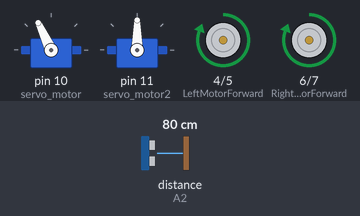
Simulated run of this sketch. Board: Arduino Uno, built with avr-gcc and run on an emulated ATmega328P. Shown: 2 × servo, motor-driver pin pairs drawn as motors (green arrow = first pin HIGH = forward, orange = second pin HIGH = backward, longer = more drive). The inputs (shaded band) are chosen by the test bench; at power-on: distance to the obstacle (sensor on A2) 80 cm. The echo pulse lasts 58.3 µs per cm.

Above: at 4.0 s.
4.1 s: distance to the obstacle (sensor on A2) set to 22 cm
5.6 s: distance to the obstacle (sensor on A2) set to 18 cm
At 8.4 s:
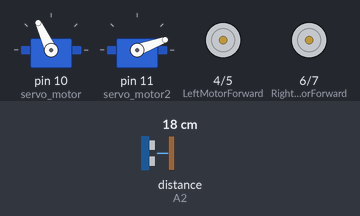
8.6 s: distance to the obstacle (sensor on A2) set to 35 cm
At 11.2 s:
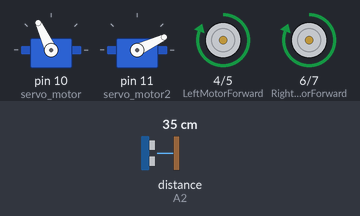
11.6 s: distance to the obstacle (sensor on A2) set to 2 cm
At 13.8 s:
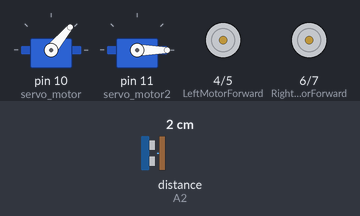
14.6 s: distance to the obstacle (sensor on A2) set to 60 cm
At 15.3 s:
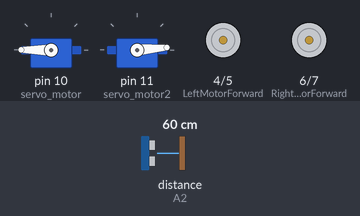
17.6 s: distance to the obstacle (sensor on A2) set to 4 cm
At 19.1 s:
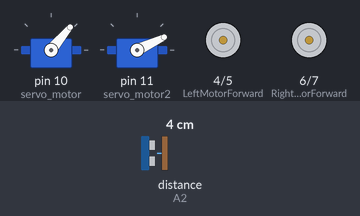
Timing chart, 0 to 27.7 s (numbered marks = the images above; inputs shaded):
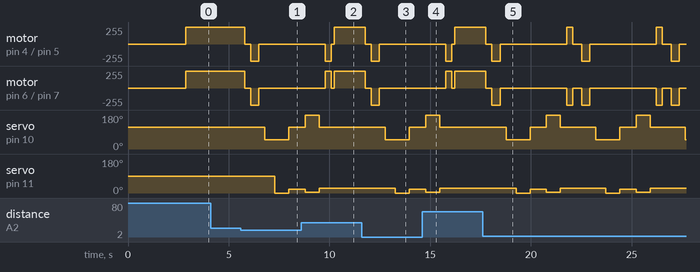

The sketch:

final.ino
```cpp
/*
 * Autor: NDev /Napoleón Devesa
 * Fecha: 11 noviembre 2020
 *
 */


#include <Servo.h>        // Include Servo Library
#include <NewPing.h>      // Include Newping Library

// L298N Control Pins
const int LeftMotorForward = 4;
const int LeftMotorBackward = 5;
const int RightMotorForward = 6;
const int RightMotorBackward = 7;

#define TRIGGER_PIN  A1  // Arduino pin tied to trigger pin on the ultrasonic sensor.
#define ECHO_PIN     A2  // Arduino pin tied to echo pin on the ultrasonic sensor.
#define MAX_DISTANCE 250 // Maximum distance we want to ping for (in centimeters). Maximum sensor distance is rated at 250cm.

Servo servo_motor;  // Servo's name
Servo servo_motor2;  // Servo's name
NewPing sonar(TRIGGER_PIN, ECHO_PIN, MAX_DISTANCE); // NewPing setup of pins and maximum distance.

boolean goesForward = false;
int distance = 100;

void setup()
{
  // Set L298N Control Pins as Output
  pinMode(RightMotorForward, OUTPUT);
  pinMode(LeftMotorForward, OUTPUT);
  pinMode(LeftMotorBackward, OUTPUT);
  pinMode(RightMotorBackward, OUTPUT);

  servo_motor.attach(10);   // Attachs the servo on pin 9 to servo object.
  servo_motor.write(115);   // Set at 115 degrees.

  servo_motor2.attach(11);   // Attachs the servo on pin 9 to servo object.
  servo_motor.write(115);   // Set at 115 degrees.

  delay(2000);              // Wait for 2s.
  distance = readPing();    // Get Ping Distance.
  delay(100);               // Wait for 100ms.
  distance = readPing();
  delay(100);
  distance = readPing();
  delay(100);
  distance = readPing();
  delay(100);
}

void loop()
{
  int distanceRight = 0;
  int distanceLeft = 0;
  delay(50);

  if (distance <= 20)
  {
    moveStop();
    delay(300);
    moveBackward();
    delay(400);
    moveStop();
    delay(300);
    distanceRight = lookRight();
    delay(300);
    distanceLeft = lookLeft();
    delay(300);

    if (distanceRight >= distanceLeft)
    {
      turnRight();
      delay(300);
      moveStop();
    }
    else
    {
      turnLeft();
      delay(300);
      moveStop();
    }

  }
  else
  {
    moveForward();
  }

    distance = readPing();
}

int lookRight()     // Look Right Function for Servo Motor
{
  servo_motor.write(50);
  delay(500);

  servo_motor2.write(0);
  delay(500);

  int distance = readPing();
  delay(100);

  servo_motor.write(115);

   servo_motor2.write(20);

  delay(500);
  return distance;
}

int lookLeft()      // Look Left Function for Servo Motor
{
  servo_motor.write(180);

  servo_motor2.write(5);
  delay(500);
  int distance = readPing();
  delay(100);

  servo_motor.write(115);

    servo_motor2.write(25);
  return distance;
}

int readPing()      // Read Ping Function for Ultrasonic Sensor.
{
  delay(100);                 // Wait 100ms between pings (about 20 pings/sec). 29ms should be the shortest delay between pings.
  int cm = sonar.ping_cm();   //Send ping, get ping distance in centimeters (cm).
  if (cm==0)
  {
    cm=250;
  }
  return cm;
}

void moveStop()       // Move Stop Function for Motor Driver.
{
  digitalWrite(RightMotorForward, LOW);
  digitalWrite(RightMotorBackward, LOW);
  digitalWrite(LeftMotorForward, LOW);
  digitalWrite(LeftMotorBackward, LOW);
}

void moveForward()    // Move Forward Function for Motor Driver.
{
    digitalWrite(RightMotorForward, HIGH);
    digitalWrite(RightMotorBackward, LOW);
    digitalWrite(LeftMotorForward, HIGH);
    digitalWrite(LeftMotorBackward, LOW);
}

void moveBackward()   // Move Backward Function for Motor Driver.
{
  digitalWrite(RightMotorForward, LOW);
  digitalWrite(RightMotorBackward, HIGH);
  digitalWrite(LeftMotorForward, LOW);
  digitalWrite(LeftMotorBackward, HIGH);
}

void turnRight()      // Turn Right Function for Motor Driver.
{
  digitalWrite(RightMotorForward, LOW);
  digitalWrite(RightMotorBackward, HIGH);
  digitalWrite(LeftMotorForward, HIGH);
  digitalWrite(LeftMotorBackward, LOW);
}

void turnLeft()       // Turn Left Function for Motor Driver.
{
  digitalWrite(RightMotorForward, HIGH);
  digitalWrite(RightMotorBackward, LOW);
  digitalWrite(LeftMotorForward, LOW);
  digitalWrite(LeftMotorBackward, HIGH);
}
```

Measured:
- the behaviour switches between 21 and 20 cm on distance to the obstacle (sensor on A2) (found by bisection; images 0 and 1)
- after the input at 4.1 s, every drawn part: stays the same
- after the input at 5.6 s, motor on pin 4 (LeftMotorForward) / pin 5 (LeftMotorBackward), motor on pin 6 (RightMotorForward) / pin 7 (RightMotorBackward): forward 255/255 → stopped after 0.19 s, → backward 255/255 0.30 s later, → stopped 0.40 s later
- after the input at 8.6 s, servo on pin 10 (servo_motor): goes on until 9.5 s, then stays 115°
- after the input at 11.6 s, motor on pin 4 (LeftMotorForward) / pin 5 (LeftMotorBackward), motor on pin 6 (RightMotorForward) / pin 7 (RightMotorBackward): forward 255/255 → stopped after 0.17 s, → backward 255/255 0.30 s later, → stopped 0.40 s later
- after the input at 14.6 s, servo on pin 10 (servo_motor): goes on until 15.5 s, then stays 115°
